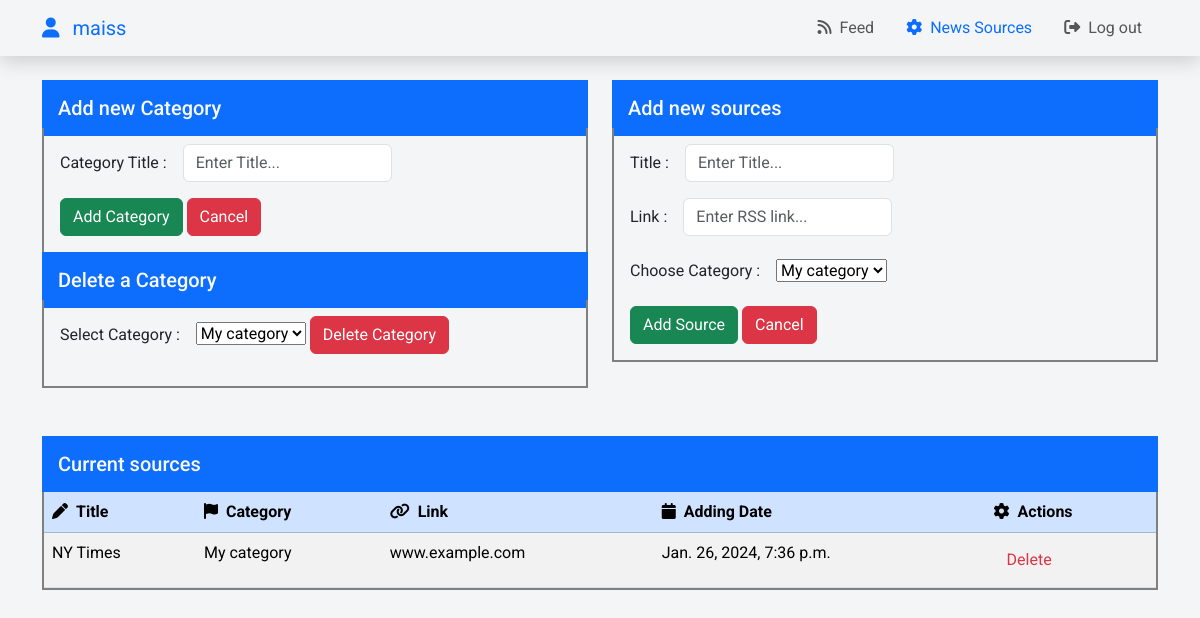
The page /sources/ (signed in) on the database as committed earlier.
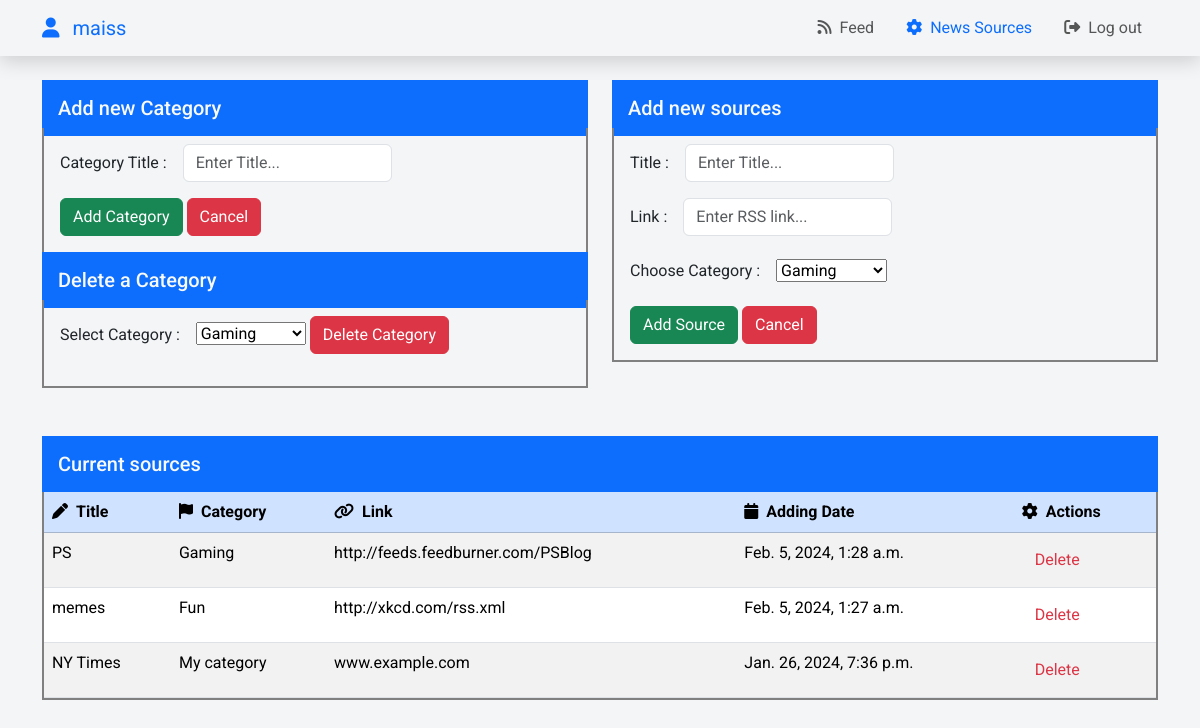
The same page on the database as committed later.
### news_feed/models.py (models this page shows, shortened)
class NewsSource(models.Model):
    title = models.CharField(max_length=255, default='Untitled')
    url = models.URLField()
    category = models.ForeignKey(SourceCategory, on_delete=models.CASCADE, null=True)
    adding_date = models.DateTimeField(auto_now_add=True)
    class Meta:
        ordering = ['-adding_date']

class SourceCategory(models.Model):
    title = models.CharField(max_length=255)
    user = models.ForeignKey(User, on_delete=models.CASCADE, null=True)
    adding_date = models.DateTimeField(auto_now_add=True)
    class Meta:
        ordering = ['-adding_date']
        unique_together = ['title', 'user']  # Ensure unique titles per user
    def __str__(self):
        return self.title

### news_feed/views.py (the view)
# urls.py: path('sources/', news_sources, name='news_sources'),
@login_required
def news_sources(request):
    user_categories = SourceCategory.objects.filter(user=request.user)
    user_sources = NewsSource.objects.filter(category__user=request.user)
    context = {'categories': user_categories, 'links': user_sources}
    return render(request, 'news_feed/news_sources.html', context)

### news_feed/templates/news_feed/news_sources.html (shortened to what the changed rows need)
{% extends 'base.html' %}
{% block content %}
    <div class="container">
        <div class="row my-4">
            <div class="col-12 col-lg-6 mb-4">
                <div style="border: 2px solid gray; border-top: 0;" class="p-3 pt-0">
                    <div>
                        <div class="row g-3 mb-3 d-flex">
                            <div class="col-auto">
                                {% if categories|length > 1 %}
                                    <form action="{% url 'delete_category' %}" method="POST">
                                        <select name="category_for_deletion" id="category_for_deletion">
                                            {% for category in categories %}
                                                {% if not category.title == "No Category" %}
                                                    <option value="{{category.id}}">{{category}}</option>
                                                {% endif %}
                                            {% endfor %}
                                        </select>
                                        <button class="btn btn-danger" type="submit">Delete Category</button>
                                    </form>
                                    {% else %}
                                    <select id="category_for_deletion">
                                        <option value="empty">-- No categories available --</option>
                                    </select>
                                        <button class="btn btn-danger" disabled>Delete Category</button>
                                {% endif %}
                            </div>
                        </div>
                    </div>
                </div>
            </div>
            <div class="col-12 col-lg-6 mb-4">
                <form action="{% url 'add_source' %}" method="POST" style="border: 2px solid gray; border-top: 0;" class="p-3 pt-0">
                    <div>
                        <div class="row g-3 align-items-center">
                            <div class="col-auto">
                                <select name="source_category" id="source_category">
                                    {% if categories %}
                                        {% for category in categories %}
                                            <option value="{{category.id}}">{{category.title}}</option>
                                        {% endfor %}
                                    {% endif %}
                                </select>
                            </div>
                        </div>
                    </div>
                </form>
            </div>
        </div>
        <div class="row my-4">
            <div class="col-12">
                <div style="border: 2px solid gray; border-top: 0;" class="pt-0">
                    {% if not links %}
                        <p>You didn't add any sources!</p>
                        {% else %}
                            <table class="table table-striped" style="margin-bottom: 0;">
                                <thead>
                                    <tr class="table-primary">
                                        <th scope="col"><i class="fa-solid fa-pen me-2"></i>Title</th>
                                        <th scope="col"><i class="fa-solid fa-flag me-2"></i>Category</th>
                                        <th scope="col"><i class="fa-solid fa-link me-2"></i>Link</th>
                                        <th scope="col"><i class="fa-solid fa-calendar me-2"></i>Adding Date</th>
                                        <th scope="col"><i class="fa-solid fa-gear me-2"></i>Actions</th>
                                    </tr>
                                </thead>
                                <tbody>
                                    {% for source in links %}
                                        <tr>
                                            <td>{{source.title}}</td>
                                            <td>{{source.category.title}}</td>
                                            <td>{{source.url}}</td>
                                            <td>{{source.adding_date}}</td>
                                            <td>
                                                <form action="{% url 'delete_source' source.id %}" method="POST">
                                                    <button type='submit' class="btn text-danger">Delete</button>
                                                </form>
                                            </td>
                                        </tr>
                                    {% endfor %}
                                </tbody>
                            </table>
                    {% endif %}
                </div>
            </div>
        </div>
    </div>
{% endblock %}

Rows that differ between the two databases and show on the page:
added NewsSource: title "PS", category "Gaming", url "http://feeds.feedburner.com/PSBlog", adding_date "Feb. 5, 2024, 1:28 a.m."
added NewsSource: title "memes", category "Fun", url "http://xkcd.com/rss.xml", adding_date "Feb. 5, 2024, 1:27 a.m."
Other text that changed with them:
form field category_for_deletion: "My category" → "Gaming"
form field source_category: "My category" → "Gaming"
